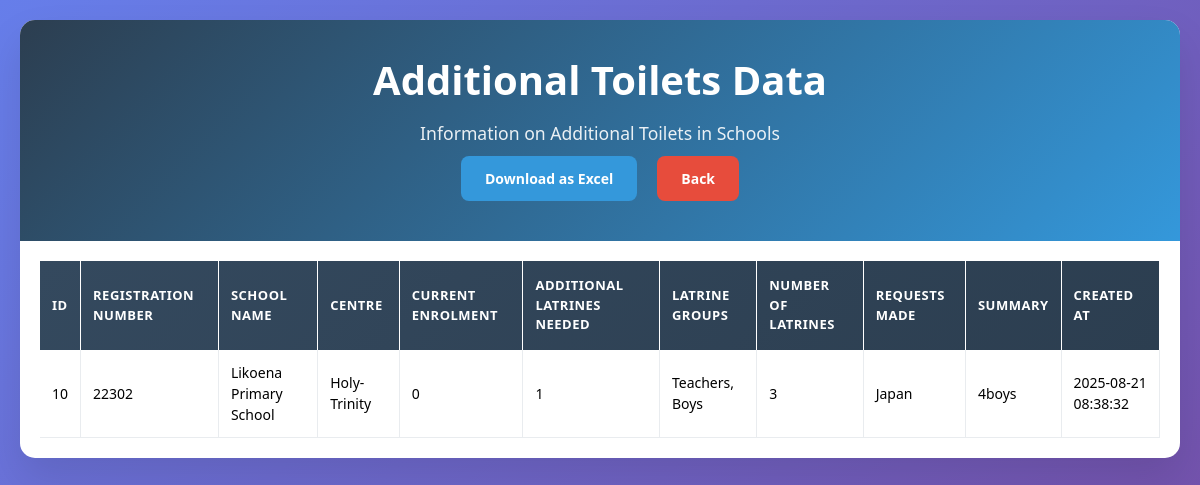
The page /pview-additionaltoilets.php (signed in) on the database its author committed.
### tables this page shows
CREATE TABLE `additionaltoilets` (
  `id` int(11) NOT NULL,
  `school_id` int(11) NOT NULL,
  `school_name` varchar(255) NOT NULL,
  `cluster` varchar(255) DEFAULT NULL,
  `centre` varchar(50) NOT NULL,
  `current_enrolment` int(11) DEFAULT NULL,
  `additional_latrines_needed` tinyint(1) DEFAULT NULL,
  `latrine_groups` varchar(255) DEFAULT NULL,
  `number_of_latrines` int(11) DEFAULT NULL,
  `requests_made` text DEFAULT NULL,
  `summary` text DEFAULT NULL,
  `created_at` datetime DEFAULT current_timestamp()
);

CREATE TABLE `schools` (
  `school_id` int(11) NOT NULL,
  `principal_name` varchar(30) NOT NULL,
  `principal_surname` varchar(30) NOT NULL,
  `gender` varchar(7) NOT NULL,
  `phone_number` int(15) NOT NULL,
  `email_address` varchar(100) NOT NULL,
  `constituency` varchar(100) DEFAULT NULL,
  `centre` varchar(100) DEFAULT NULL,
  `cluster` varchar(50) DEFAULT NULL,
  `typeofschool` varchar(50) DEFAULT NULL,
  `school_name` varchar(100) NOT NULL,
  `registration_number` varchar(50) NOT NULL,
  `male_teachers` int(11) NOT NULL,
  `female_teachers` int(11) NOT NULL,
  `total_teachers` int(11) DEFAULT 0,
  `council` varchar(50) NOT NULL,
  `village` varchar(50) NOT NULL,
  `user_id` int(11) DEFAULT NULL,
  `created_at` timestamp NOT NULL DEFAULT current_timestamp()
);

### pview-additionaltoilets.php (the view, shortened to what this page needs)
<?php
$servername = "localhost";
$username = "root";
$password = "";
$dbname = "moet1";
$conn = new mysqli($servername, $username, $password, $dbname);
$sql = "
    SELECT ac_latest.*, s.registration_number
    FROM (
        SELECT school_id, MAX(id) AS max_id
        FROM additionaltoilets
        WHERE centre IS NOT NULL AND centre <> ''
          AND (cluster IS NULL OR cluster = '')
        GROUP BY school_id
    ) latest
    INNER JOIN additionaltoilets ac_latest ON ac_latest.school_id = latest.school_id AND ac_latest.id = latest.max_id
    INNER JOIN schools s ON ac_latest.school_id = s.school_id
    ORDER BY ac_latest.school_name
";
$result = $conn->query($sql);
if ($result && $result->num_rows > 0) {
    $toiletsData = [];
    while ($row = $result->fetch_assoc()) {
        $toiletsData[] = $row;
    }
} else {
    $toiletsData = [];
}
?>
<!DOCTYPE html>
<html lang="en">
<head>
    <link href="https://cdn.jsdelivr.net/npm/tailwindcss@2.2.19/dist/tailwind.min.css" rel="stylesheet" />
</head>
<body>
    <div class="container">
        <div class="header">
            <h1>Additional Toilets Data</h1>
            <p>Information on Additional Toilets in Schools</p>
            <div class="controls">
                <form method="POST" style="display: inline;">
                    <button type="submit" name="download" class="btn btn-primary">Download as Excel</button>
                </form>
                <a href="Adminlinks.php" class="btn btn-secondary">Back</a>
            </div>
        </div>
        <div class="table-container">
            <table>
                <thead>
                    <tr>
                        <th>ID</th>
                        <th>Registration Number</th>
                        <th>School Name</th>
                        <th>Centre</th>
                        <th>Current Enrolment</th>
                        <th>Additional Latrines Needed</th>
                        <th>Latrine Groups</th>
                        <th>Number of Latrines</th>
                        <th>Requests Made</th>
                        <th>Summary</th>
                        <th>Created At</th>
                    </tr>
                </thead>
                <tbody>
                    <?php if (!empty($toiletsData)): ?>
                        <?php foreach ($toiletsData as $toilet): ?>
                            <tr>
                                <td><?php echo htmlspecialchars($toilet['id']); ?></td>
                                <td><?php echo htmlspecialchars($toilet['registration_number']); ?></td>
                                <td><?php echo htmlspecialchars($toilet['school_name']); ?></td>
                                <td><?php echo htmlspecialchars($toilet['centre']); ?></td>
                                <td><?php echo htmlspecialchars($toilet['current_enrolment']); ?></td>
                                <td><?php echo htmlspecialchars($toilet['additional_latrines_needed']); ?></td>
                                <td><?php echo htmlspecialchars($toilet['latrine_groups']); ?></td>
                                <td><?php echo htmlspecialchars($toilet['number_of_latrines']); ?></td>
                                <td><?php echo htmlspecialchars($toilet['requests_made']); ?></td>
                                <td><?php echo htmlspecialchars($toilet['summary']); ?></td>
                                <td><?php echo htmlspecialchars($toilet['created_at']); ?></td>
                            </tr>
                        <?php endforeach; ?>
                    <?php else: ?>
                        <tr>
                            <td colspan="11" class="no-data">No data available</td>
                        </tr>
                    <?php endif; ?>
                </tbody>
            </table>
        </div>
    </div>
</body>
</html>

### pview-additionaltoilets.php (style rules this page uses)
* { margin: 0; padding: 0; box-sizing: border-box; }
body { font-family: 'Segoe UI', Tahoma, Geneva, Verdana, sans-serif; background: linear-gradient(135deg, #667eea 0%, #764ba2 100%); min-height: 100vh; padding: 20px; }
.container { max-width: 1400px; margin: 0 auto; background: white; border-radius: 15px; box-shadow: 0 20px 40px rgba(0, 0, 0, 0.1); overflow: hidden; }
.header { background: linear-gradient(135deg, #2c3e50 0%, #3498db 100%); color: white; padding: 30px; text-align: center; }
.header h1 { font-size: 2.5rem; margin-bottom: 10px; font-weight: 700; }
.header p { font-size: 1.1rem; opacity: 0.9; }
.controls { padding: 10px 0; display: flex; justify-content: center; gap: 20px; }
.btn { padding: 12px 24px; border: none; border-radius: 8px; font-size: 14px; font-weight: 600; cursor: pointer; transition: all 0.3s ease; text-decoration: none; display: inline-flex; align-items: center; gap: 8px; }
.btn-primary { background: #3498db; color: white; }
.btn-secondary { background: #e74c3c; color: white; }
.table-container { overflow-x: auto; max-height: 70vh; padding: 20px; }
table { width: 100%; border-collapse: collapse; font-size: 14px; }
thead { background: linear-gradient(135deg, #34495e 0%, #2c3e50 100%); color: white; position: sticky; top: 0; z-index: 10; }
th { padding: 15px 12px; text-align: left; font-weight: 600; font-size: 13px; text-transform: uppercase; letter-spacing: 0.5px; border-right: 1px solid rgba(255, 255, 255, 0.1); }
tbody tr { transition: all 0.3s ease; }
td { padding: 12px; border-bottom: 1px solid #e9ecef; border-right: 1px solid #e9ecef; vertical-align: middle; }

### rows shown on the page
additionaltoilets: id "10", school.registration_number "22302", school_name "Likoena Primary School", centre "Holy-Trinity", current_enrolment "0", additional_latrines_needed "1", latrine_groups "Teachers, Boys", number_of_latrines "3", requests_made "Japan", summary "4boys", created_at "2025-08-21 08:38:32"
